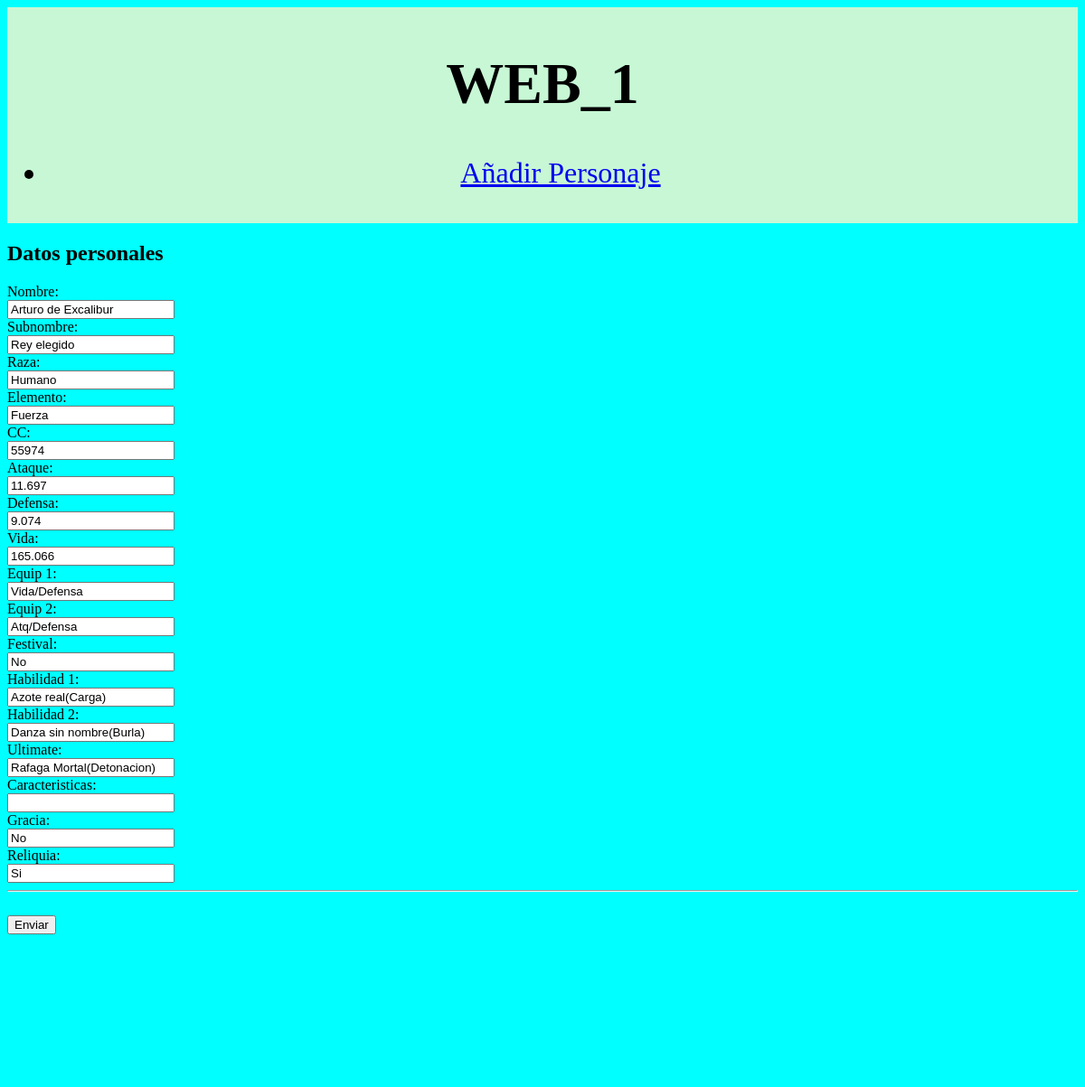
The page /editar/8 on the database its author committed.
### tables this page shows
CREATE TABLE personajes(
            id integer primary key autoincrement,
            nombre text,
            subnombre text,
            raza text,
            elemento text,
            cc text,
            ataque text,
            defensa text,
            vida text,
            equip_1 text,
            equip_2 text,
            festival text,
            habilidad_1 text,
            habilidad_2 text,
            ultimate text,
            caracteristicas text,
            gracia text,
            reliquia text);

### app.py (the view)
@route('/editar')
@route('/editar/<id:int>')
@jinja2_view('formulario.html')
def mi_form(id=None):
    if id is None:
        return {}
    else:
        cnx=sqlite3.connect(BASE_DATOS)
        consulta=f'SELECT id, nombre, subnombre, raza, elemento, cc, ataque, defensa, vida, equip_1, equip_2, festival, habilidad_1, habilidad_2, ultimate, caracteristicas, gracia, reliquia from personajes where id="{id}"'
        cursor= cnx.execute(consulta)
        filas = cursor.fetchone()
    cnx.close()
    return {'datos': filas}

### templates/base2.html (shortened to what this page needs)
<!DOCTYPE html>
<html lang="en">
<head>
    <link rel="stylesheet" href="/static/estilos.css">
</head>
<body>
    {%include 'inc_header2.html'%}
    {%block content%}{%endblock%}
    {%include 'inc_footer2.html'%}
</body>
</html>

### templates/formulario.html (shortened to what this page needs)
{%extends 'base2.html'%}
{%block content%}
<form action="/guardar" method="post">
    <h2>Datos personales</h2>
    <label for="nombre">Nombre:</label><br>
    <input type="text" id="nombre" name="nombre" value="{%if datos %}{{datos[1]}}{%endif%}"><br>
    <label for="subnombre">Subnombre:</label><br>
    <input type="text" id="subnombre" name="subnombre" value="{%if datos %}{{datos[2]}}{%endif%}"><br>
    <label for="raza">Raza:</label><br>
    <input type="text" id="raza" name="raza" value="{%if datos %}{{datos[3]}}{%endif%}"><br>
    <label for="elemento">Elemento:</label><br>
    <input type="text" id="elemento" name="elemento" value="{%if datos %}{{datos[4]}}{%endif%}"><br>
    <label for="cc">CC:</label><br>
    <input type="text" id="cc" name="cc" value="{%if datos %}{{datos[5]}}{%endif%}"><br>
    <label for="ataque">Ataque:</label><br>
    <input type="text" id="ataque" name="ataque" value="{%if datos %}{{datos[6]}}{%endif%}"><br>
    <label for="defensa">Defensa:</label><br>
    <input type="text" id="defensa" name="defensa" value="{%if datos %}{{datos[7]}}{%endif%}"><br>
    <label for="vida">Vida:</label><br>
    <input type="text" id="vida" name="vida" value="{%if datos %}{{datos[8]}}{%endif%}"><br>
    <label for="equip_1">Equip 1:</label><br>
    <input type="text" id="equip_1" name="equip_1" value="{%if datos %}{{datos[9]}}{%endif%}"><br>
    <label for="equip_2">Equip 2:</label><br>
    <input type="text" id="equip_2" name="equip_2" value="{%if datos %}{{datos[10]}}{%endif%}"><br>
    <label for="festival">Festival:</label><br>
    <input type="text" id="festival" name="festival" value="{%if datos %}{{datos[11]}}{%endif%}"><br>
    <label for="habilidad_1">Habilidad 1:</label><br>
    <input type="text" id="habilidad_1" name="habilidad_1" value="{%if datos %}{{datos[12]}}{%endif%}"><br>
    <label for="habilidad_2">Habilidad 2:</label><br>
    <input type="text" id="habilidad_2" name="habilidad_2" value="{%if datos %}{{datos[13]}}{%endif%}"><br>
    <label for="ulrimate">Ultimate:</label><br>
    <input type="text" id="ultimate" name="ultimate" value="{%if datos %}{{datos[14]}}{%endif%}"><br>
    <label for="caracteristicas">Caracteristicas:</label><br>
    <input type="text" id="caracteristicas" name="caracteristicas" value="{%if datos %}{{datos[15]}}{%endif%}"><br>
    <label for="gracia">Gracia:</label><br>
    <input type="text" id="gracia" name="gracia" value="{%if datos %}{{datos[16]}}{%endif%}"><br>
    <label for="reliquia">Reliquia:</label><br>
    <input type="text" id="reliquia" name="reliquia" value="{%if datos %}{{datos[17]}}{%endif%}"><br>
    <hr><br>
    <input type="submit" value="Enviar">
</form>
{%endblock%}

### rows shown on the page
personajes: nombre "Arturo de Excalibur", subnombre "Rey elegido", raza "Humano", elemento "Fuerza", cc "55974", ataque "11.697", defensa "9.074", vida "165.066", equip_1 "Vida/Defensa", equip_2 "Atq/Defensa", festival "No", habilidad_1 "Azote real(Carga)", habilidad_2 "Danza sin nombre(Burla)", ultimate "Rafaga Mortal(Detonacion)", gracia "No", reliquia "Si"
